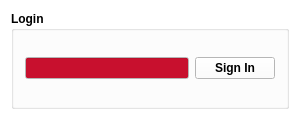
<?xml version="1.0" encoding="UTF-8"?>
<ui version="4.0">
 <class>MainWindow</class>
 <widget class="QMainWindow" name="MainWindow">
  <property name="geometry">
   <rect>
    <x>0</x>
    <y>0</y>
    <width>300</width>
    <height>120</height>
   </rect>
  </property>
  <property name="palette">
   <palette>
    <active>
     <colorrole role="WindowText">
      <brush brushstyle="SolidPattern">
       <color alpha="255">
        <red>0</red>
        <green>0</green>
        <blue>0</blue>
       </color>
      </brush>
     </colorrole>
     <colorrole role="Button">
      <brush brushstyle="SolidPattern">
       <color alpha="255">
        <red>255</red>
        <green>255</green>
        <blue>255</blue>
       </color>
      </brush>
     </colorrole>
     <colorrole role="Light">
      <brush brushstyle="SolidPattern">
       <color alpha="255">
        <red>255</red>
        <green>255</green>
        <blue>255</blue>
       </color>
      </brush>
     </colorrole>
     <colorrole role="Midlight">
      <brush brushstyle="SolidPattern">
       <color alpha="255">
        <red>255</red>
        <green>255</green>
        <blue>255</blue>
       </color>
      </brush>
     </colorrole>
     <colorrole role="Dark">
      <brush brushstyle="SolidPattern">
       <color alpha="255">
        <red>127</red>
        <green>127</green>
        <blue>127</blue>
       </color>
      </brush>
     </colorrole>
     <colorrole role="Mid">
      <brush brushstyle="SolidPattern">
       <color alpha="255">
        <red>170</red>
        <green>170</green>
        <blue>170</blue>
       </color>
      </brush>
     </colorrole>
     <colorrole role="Text">
      <brush brushstyle="SolidPattern">
       <color alpha="255">
        <red>0</red>
        <green>0</green>
        <blue>0</blue>
       </color>
      </brush>
     </colorrole>
     <colorrole role="BrightText">
      <brush brushstyle="SolidPattern">
       <color alpha="255">
        <red>255</red>
        <green>255</green>
        <blue>255</blue>
       </color>
      </brush>
     </colorrole>
     <colorrole role="ButtonText">
      <brush brushstyle="SolidPattern">
       <color alpha="255">
        <red>0</red>
        <green>0</green>
        <blue>0</blue>
       </color>
      </brush>
     </colorrole>
     <colorrole role="Base">
      <brush brushstyle="SolidPattern">
       <color alpha="255">
        <red>200</red>
        <green>16</green>
        <blue>46</blue>
       </color>
      </brush>
     </colorrole>
     <colorrole role="Window">
      <brush brushstyle="SolidPattern">
       <color alpha="255">
        <red>255</red>
        <green>255</green>
        <blue>255</blue>
       </color>
      </brush>
     </colorrole>
     <colorrole role="Shadow">
      <brush brushstyle="SolidPattern">
       <color alpha="255">
        <red>0</red>
        <green>0</green>
        <blue>0</blue>
       </color>
      </brush>
     </colorrole>
     <colorrole role="AlternateBase">
      <brush brushstyle="SolidPattern">
       <color alpha="255">
        <red>255</red>
        <green>255</green>
        <blue>255</blue>
       </color>
      </brush>
     </colorrole>
     <colorrole role="ToolTipBase">
      <brush brushstyle="SolidPattern">
       <color alpha="255">
        <red>255</red>
        <green>255</green>
        <blue>220</blue>
       </color>
      </brush>
     </colorrole>
     <colorrole role="ToolTipText">
      <brush brushstyle="SolidPattern">
       <color alpha="255">
        <red>0</red>
        <green>0</green>
        <blue>0</blue>
       </color>
      </brush>
     </colorrole>
    </active>
    <inactive>
     <colorrole role="WindowText">
      <brush brushstyle="SolidPattern">
       <color alpha="255">
        <red>0</red>
        <green>0</green>
        <blue>0</blue>
       </color>
      </brush>
     </colorrole>
     <colorrole role="Button">
      <brush brushstyle="SolidPattern">
       <color alpha="255">
        <red>255</red>
        <green>255</green>
        <blue>255</blue>
       </color>
      </brush>
     </colorrole>
     <colorrole role="Light">
      <brush brushstyle="SolidPattern">
       <color alpha="255">
        <red>255</red>
        <green>255</green>
        <blue>255</blue>
       </color>
      </brush>
     </colorrole>
     <colorrole role="Midlight">
      <brush brushstyle="SolidPattern">
       <color alpha="255">
        <red>255</red>
        <green>255</green>
        <blue>255</blue>
       </color>
      </brush>
     </colorrole>
     <colorrole role="Dark">
      <brush brushstyle="SolidPattern">
       <color alpha="255">
        <red>127</red>
        <green>127</green>
        <blue>127</blue>
       </color>
      </brush>
     </colorrole>
     <colorrole role="Mid">
      <brush brushstyle="SolidPattern">
       <color alpha="255">
        <red>170</red>
        <green>170</green>
        <blue>170</blue>
       </color>
      </brush>
     </colorrole>
     <colorrole role="Text">
      <brush brushstyle="SolidPattern">
       <color alpha="255">
        <red>0</red>
        <green>0</green>
        <blue>0</blue>
       </color>
      </brush>
     </colorrole>
     <colorrole role="BrightText">
      <brush brushstyle="SolidPattern">
       <color alpha="255">
        <red>255</red>
        <green>255</green>
        <blue>255</blue>
       </color>
      </brush>
     </colorrole>
     <colorrole role="ButtonText">
      <brush brushstyle="SolidPattern">
       <color alpha="255">
        <red>0</red>
        <green>0</green>
        <blue>0</blue>
       </color>
      </brush>
     </colorrole>
     <colorrole role="Base">
      <brush brushstyle="SolidPattern">
       <color alpha="255">
        <red>200</red>
        <green>16</green>
        <blue>46</blue>
       </color>
      </brush>
     </colorrole>
     <colorrole role="Window">
      <brush brushstyle="SolidPattern">
       <color alpha="255">
        <red>255</red>
        <green>255</green>
        <blue>255</blue>
       </color>
      </brush>
     </colorrole>
     <colorrole role="Shadow">
      <brush brushstyle="SolidPattern">
       <color alpha="255">
        <red>0</red>
        <green>0</green>
        <blue>0</blue>
       </color>
      </brush>
     </colorrole>
     <colorrole role="AlternateBase">
      <brush brushstyle="SolidPattern">
       <color alpha="255">
        <red>255</red>
        <green>255</green>
        <blue>255</blue>
       </color>
      </brush>
     </colorrole>
     <colorrole role="ToolTipBase">
      <brush brushstyle="SolidPattern">
       <color alpha="255">
        <red>255</red>
        <green>255</green>
        <blue>220</blue>
       </color>
      </brush>
     </colorrole>
     <colorrole role="ToolTipText">
      <brush brushstyle="SolidPattern">
       <color alpha="255">
        <red>0</red>
        <green>0</green>
        <blue>0</blue>
       </color>
      </brush>
     </colorrole>
    </inactive>
    <disabled>
     <colorrole role="WindowText">
      <brush brushstyle="SolidPattern">
       <color alpha="255">
        <red>127</red>
        <green>127</green>
        <blue>127</blue>
       </color>
      </brush>
     </colorrole>
     <colorrole role="Button">
      <brush brushstyle="SolidPattern">
       <color alpha="255">
        <red>255</red>
        <green>255</green>
        <blue>255</blue>
       </color>
      </brush>
     </colorrole>
     <colorrole role="Light">
      <brush brushstyle="SolidPattern">
       <color alpha="255">
        <red>255</red>
        <green>255</green>
        <blue>255</blue>
       </color>
      </brush>
     </colorrole>
     <colorrole role="Midlight">
      <brush brushstyle="SolidPattern">
       <color alpha="255">
        <red>255</red>
        <green>255</green>
        <blue>255</blue>
       </color>
      </brush>
     </colorrole>
     <colorrole role="Dark">
      <brush brushstyle="SolidPattern">
       <color alpha="255">
        <red>127</red>
        <green>127</green>
        <blue>127</blue>
       </color>
      </brush>
     </colorrole>
     <colorrole role="Mid">
      <brush brushstyle="SolidPattern">
       <color alpha="255">
        <red>170</red>
        <green>170</green>
        <blue>170</blue>
       </color>
      </brush>
     </colorrole>
     <colorrole role="Text">
      <brush brushstyle="SolidPattern">
       <color alpha="255">
        <red>127</red>
        <green>127</green>
        <blue>127</blue>
       </color>
      </brush>
     </colorrole>
     <colorrole role="BrightText">
      <brush brushstyle="SolidPattern">
       <color alpha="255">
        <red>255</red>
        <green>255</green>
        <blue>255</blue>
       </color>
      </brush>
     </colorrole>
     <colorrole role="ButtonText">
      <brush brushstyle="SolidPattern">
       <color alpha="255">
        <red>127</red>
        <green>127</green>
        <blue>127</blue>
       </color>
      </brush>
     </colorrole>
     <colorrole role="Base">
      <brush brushstyle="SolidPattern">
       <color alpha="255">
        <red>255</red>
        <green>255</green>
        <blue>255</blue>
       </color>
      </brush>
     </colorrole>
     <colorrole role="Window">
      <brush brushstyle="SolidPattern">
       <color alpha="255">
        <red>255</red>
        <green>255</green>
        <blue>255</blue>
       </color>
      </brush>
     </colorrole>
     <colorrole role="Shadow">
      <brush brushstyle="SolidPattern">
       <color alpha="255">
        <red>0</red>
        <green>0</green>
        <blue>0</blue>
       </color>
      </brush>
     </colorrole>
     <colorrole role="AlternateBase">
      <brush brushstyle="SolidPattern">
       <color alpha="255">
        <red>255</red>
        <green>255</green>
        <blue>255</blue>
       </color>
      </brush>
     </colorrole>
     <colorrole role="ToolTipBase">
      <brush brushstyle="SolidPattern">
       <color alpha="255">
        <red>255</red>
        <green>255</green>
        <blue>220</blue>
       </color>
      </brush>
     </colorrole>
     <colorrole role="ToolTipText">
      <brush brushstyle="SolidPattern">
       <color alpha="255">
        <red>0</red>
        <green>0</green>
        <blue>0</blue>
       </color>
      </brush>
     </colorrole>
    </disabled>
   </palette>
  </property>
  <property name="font">
   <font>
    <weight>75</weight>
    <bold>true</bold>
   </font>
  </property>
  <property name="windowTitle">
   <string>MainWindow</string>
  </property>
  <property name="animated">
   <bool>true</bool>
  </property>
  <widget class="QWidget" name="centralWidget">
   <layout class="QHBoxLayout" name="horizontalLayout_3">
    <item>
     <widget class="QGroupBox" name="loginGroupBox">
      <property name="title">
       <string>Login</string>
      </property>
      <layout class="QHBoxLayout" name="horizontalLayout_2">
       <item>
        <layout class="QHBoxLayout" name="horizontalLayout">
         <item>
          <widget class="QLineEdit" name="usernameLineEdit">
           <property name="palette">
            <palette>
             <active>
              <colorrole role="Button">
               <brush brushstyle="SolidPattern">
                <color alpha="255">
                 <red>200</red>
                 <green>16</green>
                 <blue>46</blue>
                </color>
               </brush>
              </colorrole>
              <colorrole role="Text">
               <brush brushstyle="SolidPattern">
                <color alpha="255">
                 <red>255</red>
                 <green>255</green>
                 <blue>255</blue>
                </color>
               </brush>
              </colorrole>
             </active>
             <inactive>
              <colorrole role="Button">
               <brush brushstyle="SolidPattern">
                <color alpha="255">
                 <red>200</red>
                 <green>16</green>
                 <blue>46</blue>
                </color>
               </brush>
              </colorrole>
              <colorrole role="Text">
               <brush brushstyle="SolidPattern">
                <color alpha="255">
                 <red>255</red>
                 <green>255</green>
                 <blue>255</blue>
                </color>
               </brush>
              </colorrole>
             </inactive>
             <disabled>
              <colorrole role="Button">
               <brush brushstyle="SolidPattern">
                <color alpha="255">
                 <red>200</red>
                 <green>16</green>
                 <blue>46</blue>
                </color>
               </brush>
              </colorrole>
              <colorrole role="Text">
               <brush brushstyle="SolidPattern">
                <color alpha="255">
                 <red>127</red>
                 <green>127</green>
                 <blue>127</blue>
                </color>
               </brush>
              </colorrole>
             </disabled>
            </palette>
           </property>
          </widget>
         </item>
         <item>
          <widget class="QPushButton" name="loginButton">
           <property name="text">
            <string>Sign In</string>
           </property>
          </widget>
         </item>
        </layout>
       </item>
      </layout>
     </widget>
    </item>
   </layout>
  </widget>
  <widget class="QMenuBar" name="menuBar">
   <property name="geometry">
    <rect>
     <x>0</x>
     <y>0</y>
     <width>300</width>
     <height>22</height>
    </rect>
   </property>
  </widget>
 </widget>
 <layoutdefault spacing="6" margin="11"/>
 <resources/>
 <connections>
  <connection>
   <sender>usernameLineEdit</sender>
   <signal>returnPressed()</signal>
   <receiver>loginButton</receiver>
   <slot>click()</slot>
   <hints>
    <hint type="sourcelabel">
     <x>141</x>
     <y>67</y>
    </hint>
    <hint type="destinationlabel">
     <x>133</x>
     <y>91</y>
    </hint>
   </hints>
  </connection>
 </connections>
</ui>
